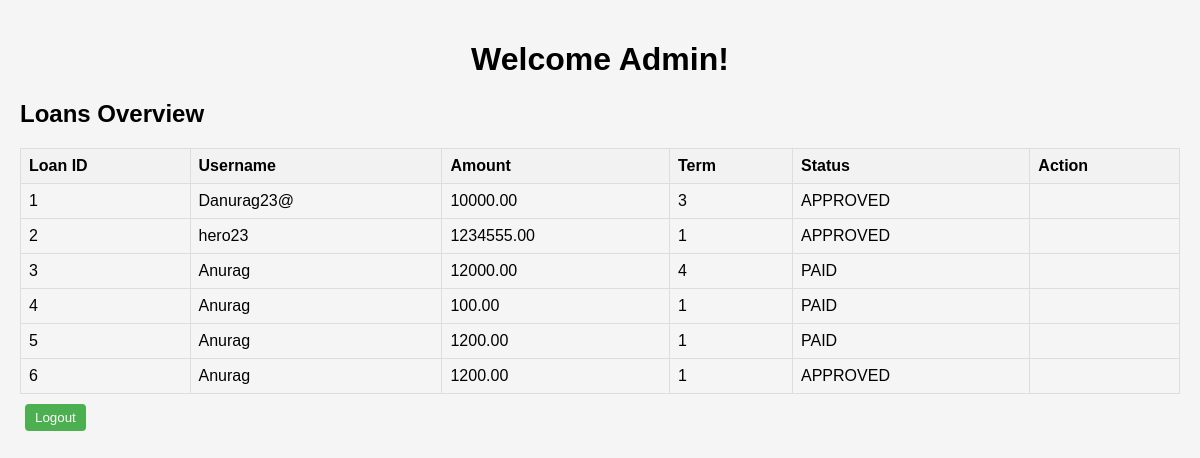
Before: /view_loans/ (signed in) with the older database file.
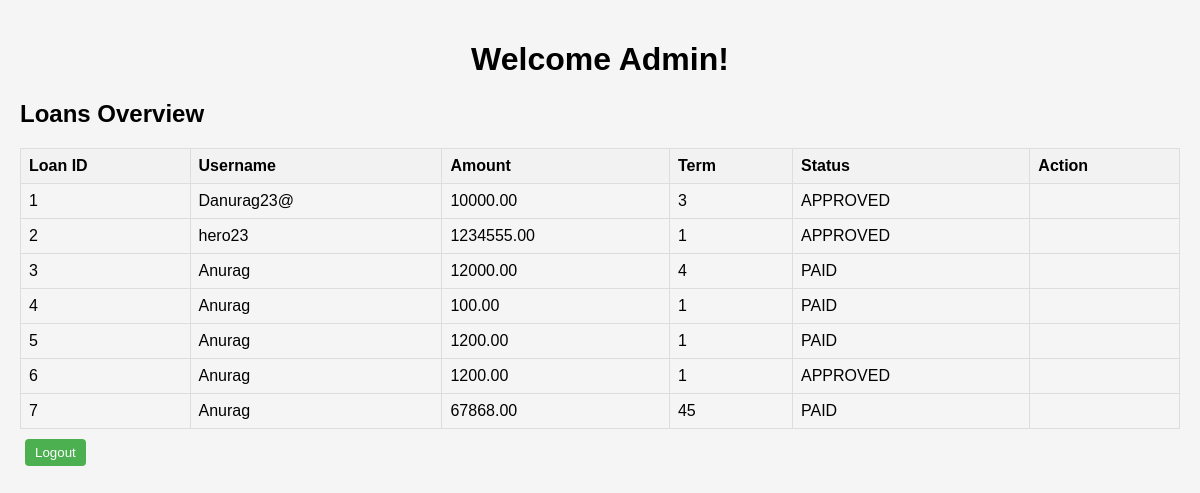
After: the same page with the newer database file.
### app/models.py (models this page shows)
class Loan(models.Model):
    customer = models.ForeignKey(Customer, on_delete=models.CASCADE)
    amount = models.DecimalField(max_digits=10, decimal_places=2)
    term = models.IntegerField()
    state = models.CharField(max_length=10, default='PENDING')

class Customer(models.Model):
    user = models.OneToOneField(User, on_delete=models.CASCADE)

### app/views.py (the view, shortened to what this page needs)
# urls.py: path('view_loans/', views.view_loans, name='loan_view'),
@login_required
def view_loans(request):
    user = request.user
    if user.is_staff:
        loans = Loan.objects.all()
        return render(request, 'app/admin_view_loans.html', {'loans': loans})

### app/templates/app/admin_view_loans.html (shortened to what this page needs)
<!DOCTYPE html>
<html>
<head>
</head>
<body>
    <h1>Welcome Admin!</h1>
    <h2>Loans Overview</h2>
    <table border="1">
        <thead>
            <tr>
                <th>Loan ID</th>
                <th>Username</th>
                <th>Amount</th>
                <th>Term</th>
                <th>Status</th>
                <th>Action</th>
            </tr>
        </thead>
        <tbody>
            {% for loan in loans %}
            <tr>
                <td>{{ loan.id }}</td>
                <td>{{ loan.customer.user }}</td>
                <td>{{ loan.amount }}</td>
                <td>{{ loan.term }}</td>
                <td>{{ loan.state }}</td>
                <td>
                </td>
            </tr>
            {% endfor %}
        </tbody>
    </table>
    <form action="{% url 'logout' %}" method="post">
        <button type="submit">Logout</button>
    </form>
</body>
</html>

### app/templates/app/admin_view_loans.html (style rules this page uses)
body { font-family: Arial, sans-serif; background-color: #f5f5f5; margin: 0; padding: 20px; }
h1 { text-align: center; }
h2 { margin-top: 20px; }
table { width: 100%; border-collapse: collapse; margin-top: 20px; }
th, td { border: 1px solid #dddddd; padding: 8px; text-align: left; }
th { background-color: #f2f2f2; }
button { padding: 6px 10px; border: none; cursor: pointer; border-radius: 4px; }
button[type="submit"] { background-color: #4CAF50; color: white; }
button[type="submit"]:last-child { margin-left: 5px; }
form { margin-bottom: 0; }
form:last-child { margin-top: 10px; }

Changed rows visible on the page:
added Loan: id "7", customer.user "Anurag", amount "67868.00", term "45", state "PAID"
